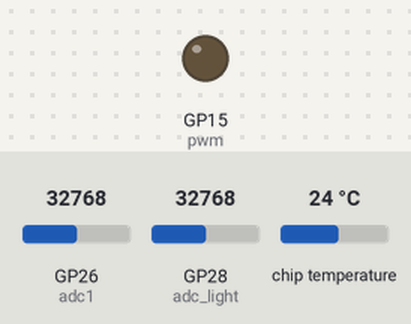
This program was run on a simulated Raspberry Pi Pico running MicroPython. Shown: output pins drawn as LEDs (lit = HIGH). The test bench sets the inputs (shaded band); at power-on: GP26 (adc1) = 32768, GP28 (adc_light) = 32768, chip temperature 24 °C (analog values on the 0–65535 scale). WiFi joins after 1.5 s; no MQTT or app messages arrive unless stated; what the program prints to the serial console is not drawn.

Above: at 1.2 s.
1.3 s: GP26 (adc1) set to 45874
At 3.4 s:
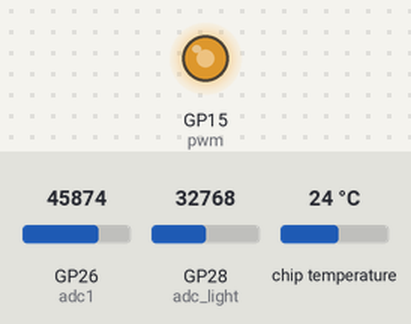
4.1 s: GP26 (adc1) set to 57670
At 4.9 s:
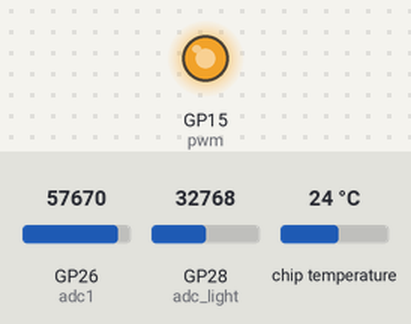
5.6 s: GP26 (adc1) set to 32767
At 6.8 s:
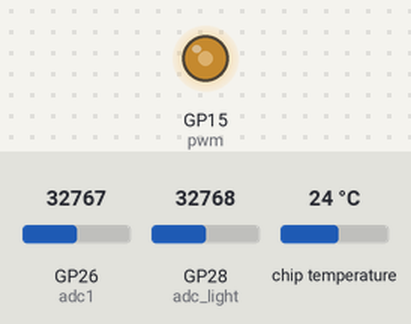
7.1 s: GP26 (adc1) set to 9345
At 8.0 s:
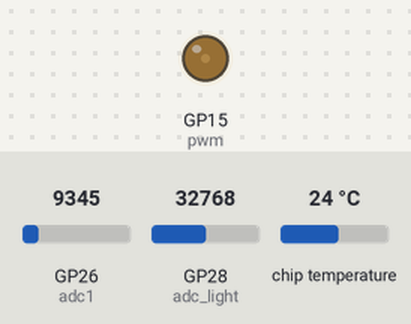
Timing chart, 0 to 9.6 s (numbered marks = the images above; inputs shaded):
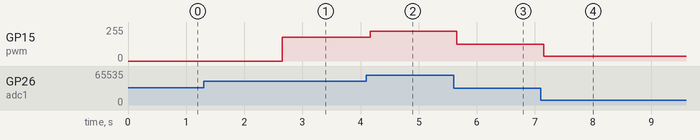

Measured:
- after the input at 1.3 s, GP15 (pwm): 0/255 → 178/255 after 1.4 s
- after the input at 4.1 s, GP15 (pwm): 178/255 → 224/255 after 0.06 s
- after the input at 5.6 s, GP15 (pwm): 224/255 → 127/255 after 0.05 s
- after the input at 7.1 s, GP15 (pwm): 127/255 → 36/255 after 0.05 s

The program:

main.py
```python
#! usr/bin/micropython

'''
led->gpio15
光敏電阻 -> gpio28
可變電阻 -> gpio26
內建溫度sensor -> adc最後1pin,共5pin
'''

from machine import Timer,ADC,Pin,PWM,RTC
import binascii
from umqtt.simple import MQTTClient
import tools,config


def do_thing(t):
    '''
    :param t:Timer的實體
    負責偵測溫度和光線
    每2秒執行1次
    '''
    conversion_factor = 3.3 / (65535)
    reading = adc.read_u16() * conversion_factor
    temperature = round(27 - (reading - 0.706)/0.001721,2)
    print(f'溫度:{temperature}')
    mqtt.publish('SA-45/TEMPERATURE', f'{temperature}')
    blynk_mqtt.publish('ds/temperature', f'{temperature}')

    adc_value = adc_light.read_u16()
    print(f'光線:{adc_value}')
    line_state = 0 if adc_value < 10000 else 1
    print(f'光線:{line_state}')
    mqtt.publish('SA-45/LINE_LEVEL', f'{line_state}')
    blynk_mqtt.publish('ds/line_status', f'{line_state}')


def do_thing1(t):
    '''
    :param t:Timer的實體
    負責可變電阻和改變led的亮度
    '''

    duty = adc1.read_u16()
    pwm.duty_u16(duty)
    light_level = round(duty/65535*10)
    print(f'可變電阻:{light_level}')
    mqtt.publish('SA-45/LED_LEVEL', f'{light_level}')
    blynk_mqtt.publish('ds/led_level', f'{light_level}')


def main():
    global blynk_mqtt
    print(config.BLYNK_MQTT_BROKER)
    print(config.BLYNK_TEMPLATE_ID)
    print(config.BLYNK_AUTH_TOKEN)
    blynk_mqtt = MQTTClient(config.BLYNK_TEMPLATE_ID, config.BLYNK_MQTT_BROKER,user='device',password=config.BLYNK_AUTH_TOKEN)
    blynk_mqtt.connect()


if __name__ == '__main__':
    adc = ADC(4) #內建溫度
    adc1 = ADC(Pin(26)) #可變電阻
    adc_light = ADC(Pin(28)) #光敏電阻
    pwm = PWM(Pin(15),freq=50) #pwm led
    #連線internet
    try:
        tools.connect()
    except RuntimeError as e:
        print(e)
    except Exception:
        print('不知明的錯誤')
    else:
        #MQTT
        SERVER = "192.168.0.252"
        CLIENT_ID = binascii.hexlify(machine.unique_id())
        mqtt = MQTTClient(CLIENT_ID, SERVER,user='pi',password='raspberry')
        mqtt.connect()
        t1 = Timer(period=2000, mode=Timer.PERIODIC, callback=do_thing)
        t2 = Timer(period=500, mode=Timer.PERIODIC, callback=do_thing1)
    blynk_mqtt = None
    main()
```

tools.py
```python
import network
import urequests as requests
import time
import rp2
from machine import WDT

rp2.country('TW') #設定我們的wifi的地區是台灣(可以不設)

'''
ssid = 'Amy - 5GHz'
password = 'a0903382812'
'''

'''
ssid = 'robertHome'
password = '0926656000'
'''


ssid = 'A590301'
password = 'A590301AA'


wlan = network.WLAN(network.STA_IF)
wlan.active(True)
wlan.connect(ssid, password)
wlan.config(pm = 0xa11140) #預設是省電模式,可以設為非省電模式

def connect():
    #等待連線或失敗
    #status=0,1,2正在連線
    #status=3連線成功
    #<1,>=3失敗的連線
    max_wait = 10

    while max_wait > 0:
        status = wlan.status()
        if status < 0 or status >= 3:
            break
        max_wait -= 1
        print("等待連線")
        time.sleep(1)

    #處理錯誤
    if wlan.status() != 3:
        print('連線失敗,重新開機')
        #raise RuntimeError('連線失敗') #開發階段,出現錯誤,中斷執行
        wdt = WDT(timeout=2000) #無連接電腦時,重新開機(成品時,請使用這個)
        #wdt.feed()
    else:
        print('連線成功')
        status = wlan.ifconfig()
        print(f'ip={status[0]}')


def reconnect():
    if wlan.status() == 3: #還在連線,只是傳送的server無回應
        print(f"執行reconnect,連線正常({wlan.status()})")
        return
    else:
        print("嘗試重新連線")
        wlan.disconnect()
        wlan.connect(ssid, password)
        connect() #再連線一次
```

config.py
```python
# 在此填入 Blynk Device Info 的資訊
BLYNK_TEMPLATE_ID   = "TMPL640XY8klQ"
BLYNK_TEMPLATE_NAME = "pico"
BLYNK_AUTH_TOKEN    = "dHTZ6BGrBzEoLjMCyBiDjxwz2N_IP_Bf"

# 變更預設 Blynk 伺服器。
BLYNK_MQTT_BROKER   = "blynk.cloud"


#define BLYNK_TEMPLATE_ID "TMPL640XY8klQ"
#define BLYNK_TEMPLATE_NAME "pico"
#define BLYNK_AUTH_TOKEN "dHTZ6BGrBzEoLjMCyBiDjxwz2N_IP_Bf"
```
